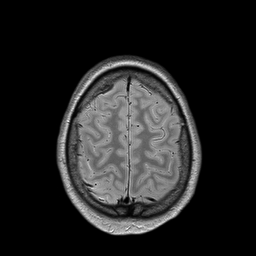
#> input picture HW1/Input_data/Head-MRI.tif, 256 x 256 px
$ python HW1_2.py
#> lines starting #> are read from the running program, lines starting #| are printed output that depends on the picture; after the words box and inside, x2 and y2 are one past the last pixel; in counts of white or black regions, pixels touching at a corner belong together
import cv2 as cv
import numpy as np
import matplotlib.pyplot as plt

# PART A
img = cv.imread('Input_data/Head-MRI.tif', 0)
#> img is the input picture: shape (256, 256); min 0, max 255, mean 33.8
plt.figure()

plt.subplot(2, 1, 1)
img_uint8 = np.uint8(img)
plt.title('uint8')
plt.imshow(img_uint8, cmap='gray')

plt.subplot(2, 1, 2)
img_array = np.array(img)  # Convert the image to an array
img_float = np.float64(img_array) / 255.0
plt.title('float')
plt.imshow(img_float, cmap='gray', vmin=0, vmax=1)
plt.tight_layout()  # We put this to prevent the titles overlapping

# PART B
row150 = img[149:150]
row180 = img[179:180]
plt.figure()

plt.subplot(2, 1, 1)
plt.title('Histograms')
# Since we have to plot the histogram with the "plt.plot" command, we plot it using OpenCV histogram command
hist150 = cv.calcHist([row150], [0], None, [256], [0, 256])
#> hist150 = 256 values, max 108 at index 0, min 0 at index 1, mean 1
hist180 = cv.calcHist([row180], [0], None, [256], [0, 256])
#> hist180 = 256 values, max 117 at index 0, min 0 at index 1, mean 1
plt.plot(hist150, color='r', label='Row 150')
plt.plot(hist180, color='b', label='Row 180')
plt.legend()
plt.tight_layout()

# PART C
plt.subplot(2, 1, 2)
plt.title('Rows 150 and 180')
# We color the whole image except the required rows white so the only visible parts of the image would be the two rows
img[0:149] = 255
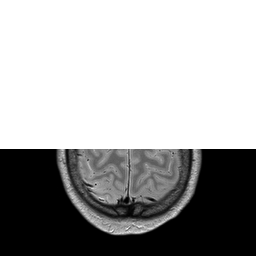
#> img: shape (256, 256); min 0, max 255, mean 165.1
img[150:179] = 255
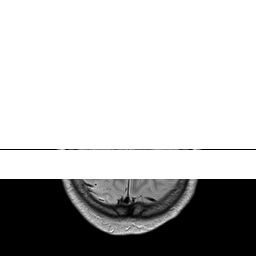
#> img: shape (256, 256); 11.33% of pixels changed, all inside (x1, y1, x2, y2) = (0, 150, 256, 179)
img[180:] = 255
plt.imshow(img, cmap='gray')
plt.axis(False)
plt.tight_layout()
plt.show()
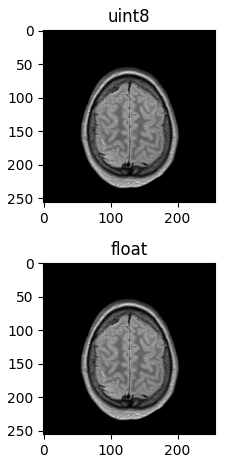
#> figure drawn by matplotlib, 2 panels
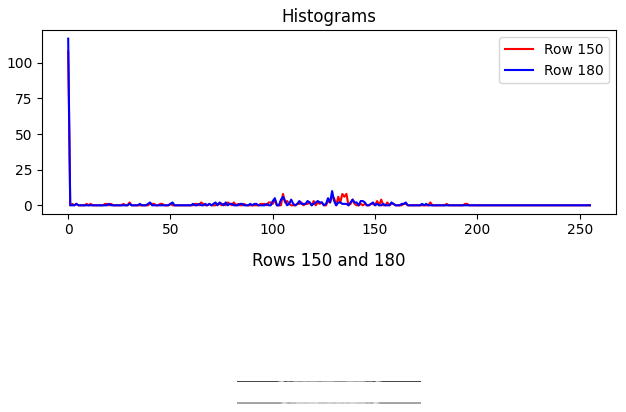
#> figure drawn by matplotlib, 2 panels; panel 1: curve peaks at x = 0, y = 108; panel 1: curve peaks at x = 0, y = 117

$ run again, with HW1/Input_data/MRI-Head.png saved as HW1/Input_data/Head-MRI.tif
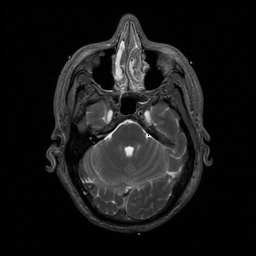
#> input picture HW1/Input_data/MRI-Head.png, 256 x 256 px
#> img is the input picture: shape (256, 256); min 0, max 251, mean 24.3
#> hist150 = 256 values, max 41 at index 1, min 0 at index 13, mean 1
#> hist180 = 256 values, max 45 at index 1, min 0 at index 6, mean 1
#> `img[150:179] = 255`:
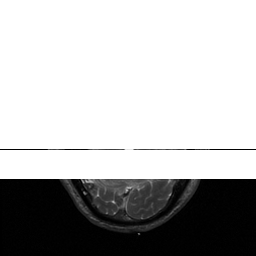
#> img: shape (256, 256); min 0, max 255, mean 182
#> `plt.show()`:
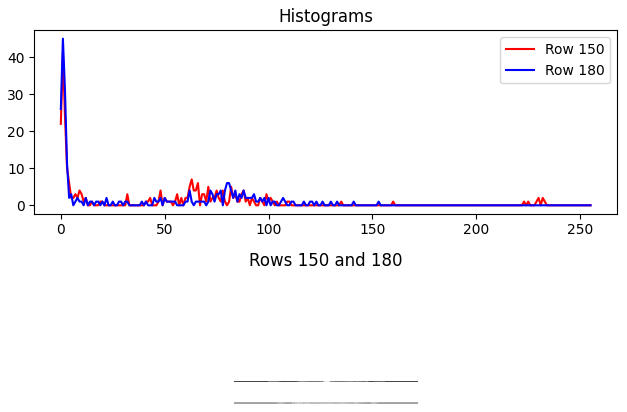
#> figure drawn by matplotlib, 2 panels; panel 1: curve peaks at x = 1, y = 41; panel 1: curve peaks at x = 1, y = 45
